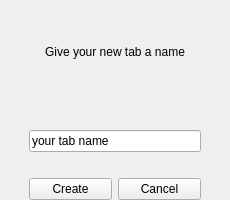
<?xml version="1.0" encoding="UTF-8"?>
<ui version="4.0">
 <class>Form</class>
 <widget class="QWidget" name="Form">
  <property name="geometry">
   <rect>
    <x>0</x>
    <y>0</y>
    <width>230</width>
    <height>200</height>
   </rect>
  </property>
  <property name="sizePolicy">
   <sizepolicy hsizetype="Fixed" vsizetype="Fixed">
    <horstretch>0</horstretch>
    <verstretch>0</verstretch>
   </sizepolicy>
  </property>
  <property name="minimumSize">
   <size>
    <width>230</width>
    <height>200</height>
   </size>
  </property>
  <property name="maximumSize">
   <size>
    <width>230</width>
    <height>200</height>
   </size>
  </property>
  <property name="windowTitle">
   <string>Tab creation</string>
  </property>
  <widget class="QWidget" name="gridLayoutWidget">
   <property name="geometry">
    <rect>
     <x>9</x>
     <y>-1</y>
     <width>212</width>
     <height>201</height>
    </rect>
   </property>
   <layout class="QGridLayout" name="gridLayout">
    <item row="1" column="1">
     <spacer name="verticalSpacer">
      <property name="orientation">
       <enum>Qt::Vertical</enum>
      </property>
      <property name="sizeType">
       <enum>QSizePolicy::Fixed</enum>
      </property>
      <property name="sizeHint" stdset="0">
       <size>
        <width>20</width>
        <height>20</height>
       </size>
      </property>
     </spacer>
    </item>
    <item row="0" column="1">
     <widget class="QLabel" name="label">
      <property name="layoutDirection">
       <enum>Qt::LeftToRight</enum>
      </property>
      <property name="autoFillBackground">
       <bool>false</bool>
      </property>
      <property name="styleSheet">
       <string>0</string>
      </property>
      <property name="frameShape">
       <enum>QFrame::NoFrame</enum>
      </property>
      <property name="text">
       <string>Give your new tab a name</string>
      </property>
      <property name="alignment">
       <set>Qt::AlignCenter</set>
      </property>
     </widget>
    </item>
    <item row="0" column="2">
     <spacer name="horizontalSpacer_2">
      <property name="orientation">
       <enum>Qt::Horizontal</enum>
      </property>
      <property name="sizeType">
       <enum>QSizePolicy::Fixed</enum>
      </property>
      <property name="sizeHint" stdset="0">
       <size>
        <width>20</width>
        <height>20</height>
       </size>
      </property>
     </spacer>
    </item>
    <item row="0" column="0">
     <spacer name="horizontalSpacer">
      <property name="orientation">
       <enum>Qt::Horizontal</enum>
      </property>
      <property name="sizeType">
       <enum>QSizePolicy::Fixed</enum>
      </property>
      <property name="sizeHint" stdset="0">
       <size>
        <width>20</width>
        <height>20</height>
       </size>
      </property>
     </spacer>
    </item>
    <item row="4" column="1">
     <layout class="QHBoxLayout" name="horizontalLayout">
      <item>
       <widget class="QPushButton" name="createButton">
        <property name="text">
         <string>Create</string>
        </property>
       </widget>
      </item>
      <item>
       <widget class="QPushButton" name="closeButton">
        <property name="text">
         <string>Cancel</string>
        </property>
       </widget>
      </item>
     </layout>
    </item>
    <item row="2" column="1">
     <widget class="QLineEdit" name="lineEdit">
      <property name="text">
       <string>your tab name</string>
      </property>
     </widget>
    </item>
    <item row="3" column="1">
     <spacer name="verticalSpacer_2">
      <property name="orientation">
       <enum>Qt::Vertical</enum>
      </property>
      <property name="sizeType">
       <enum>QSizePolicy::Fixed</enum>
      </property>
      <property name="sizeHint" stdset="0">
       <size>
        <width>20</width>
        <height>20</height>
       </size>
      </property>
     </spacer>
    </item>
   </layout>
  </widget>
 </widget>
 <resources/>
 <connections/>
</ui>
